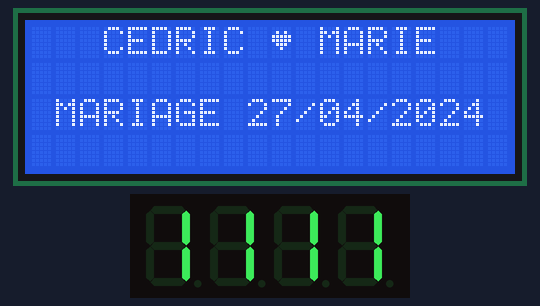
The sketch below on a simulated ESP8266 (NodeMCU). Shown: 20×4 character LCD, 4-digit seven-segment display.

Above: at 6.4 s.
At 12.5 s:
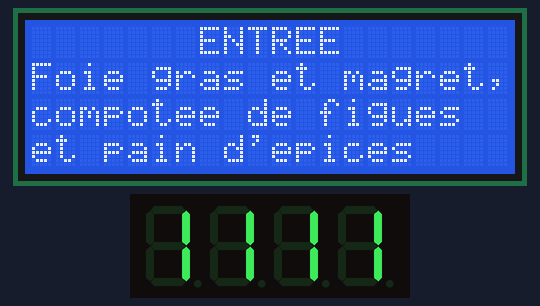
At 18.5 s:
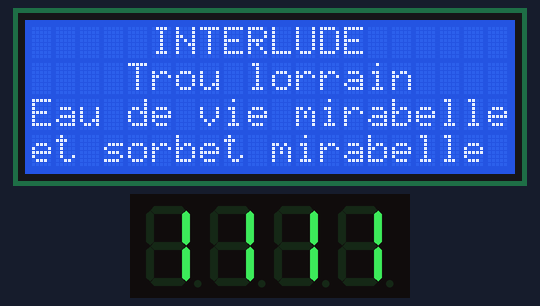
At 24.6 s:
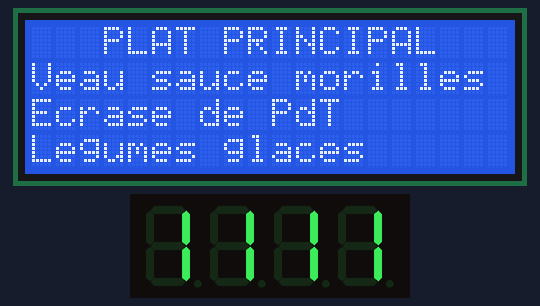
At 30.7 s:
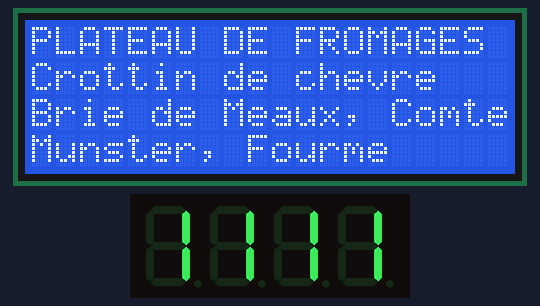
At 36.7 s:
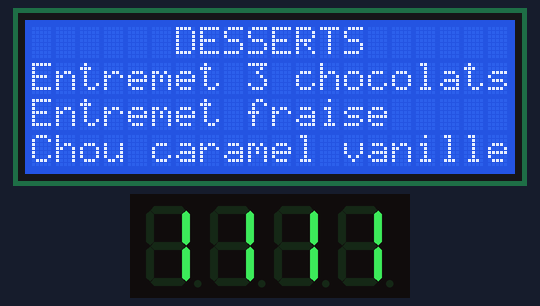

The sketch:

menu-lcd.ino
```cpp
#include <LiquidCrystal_I2C.h>
#include <TM1637Display.h>
#include <Wire.h>

// Custom variables
#define TABLE_NUM_BIN 1111

// PINS
#define PIN_D0 16
#define PIN_D1 5
#define PIN_D2 4
#define PIN_D3 0  // DO NOT USE / prevent EPROM flash
// NB: j'aurais du la souder celle la !!!!
#define PIN_D4 2  // DO NOT USE / builtin led ?
#define PIN_D5 14
#define PIN_D6 12
#define PIN_D7 13
#define PIN_D8 15
#define PIN_RX 3  // DO NOT USE / USB com
#define PIN_TX 1  // DO NOT USE / USB com

// LCD display
#define LCD_SDA PIN_D2
#define LCD_SCL PIN_D1
#define LCD_BRIGHT_PIN PIN_D7
#define LCD_BRIGHTNESS 64
LiquidCrystal_I2C lcd(0x27, 20, 4);
uint8_t heart[8] = {0x0, 0xa, 0x1f, 0x1f, 0xe, 0x4, 0x0};

// 4 digits (7 segments)
#define DIGIT_CLK PIN_D5
#define DIGIT_DIO PIN_D6
TM1637Display display(DIGIT_CLK, DIGIT_DIO);
uint8_t data[] = { 0xff, 0xff, 0xff, 0xff };
uint8_t blank[] = { 0x00, 0x00, 0x00, 0x00 };
const uint8_t seg_chenille[][4] = {
  {SEG_A, SEG_A, SEG_A, SEG_A},
  {SEG_B, SEG_B, SEG_B, SEG_B},
  {SEG_C, SEG_C, SEG_C, SEG_C},
  {SEG_D, SEG_D, SEG_D, SEG_D},
  {SEG_E, SEG_E, SEG_E, SEG_E},
  {SEG_F, SEG_F, SEG_F, SEG_F}
};

void delayChenille(unsigned long ms) {
  unsigned long tend = millis() + ms;
  do {
    display.setSegments(seg_chenille[(millis()/200)%6], 4, 0);
    delay(50);
  } while(millis() < tend);
}

void simulateBoot() {
  display.setSegments(data);
  lcd.clear();
  delayChenille(1000);
  lcd.setCursor(0, 0);
  lcd.print("Booting CED/OS v0.99");
  delayChenille(1000);
  lcd.setCursor(0, 1);
  //         12345678901234567890
  lcd.print("ESP2688/D1MINI....");
  delayChenille(700);
  lcd.print("OK");
  delayChenille(300);
  lcd.setCursor(0, 2);
  //         12345678901234567890
  lcd.print("8D7S:TM1637+I2C...");
  delayChenille(700);
  lcd.print("OK");
  delayChenille(300);
  lcd.setCursor(0, 3);
  //         12345678901234567890
  lcd.print("LCD/HD44780+I2C...");
  delayChenille(700);
  lcd.print("OK");
  delayChenille(1000);
  display.clear();
}

void setup() {
  // INIT LCD
  Wire.begin(LCD_SDA, LCD_SCL);
  lcd.begin(20, 4);
  lcd.init();
  lcd.backlight();
  lcd.createChar(3, heart);
  analogWriteRange(255);
  analogWrite(LCD_BRIGHT_PIN, LCD_BRIGHTNESS);

  // 4 digit brightness
  display.setBrightness(1, true);

  // Fun self test
  simulateBoot();

  // Table number on display
  display.showNumberDec(TABLE_NUM_BIN, true);
}

void displayPage1() {
  lcd.clear();
  lcd.setCursor(3, 0);
  lcd.print("CEDRIC ");
  lcd.write(3);
  lcd.print(" MARIE");
  lcd.setCursor(0, 2);
  lcd.print(" MARIAGE 27/04/2024");
}

void displayPage2() {
  lcd.clear();
  lcd.setCursor(0, 0);
  //         12345678901234567890
  lcd.print("       ENTREE");
  lcd.setCursor(0, 1);
  lcd.print("Foie gras et magret,");
  lcd.setCursor(0, 2);
  lcd.print("compotee de figues");
  lcd.setCursor(0, 3);
  lcd.print("et pain d'epices");
}

void displayPage3() {
  lcd.clear();
  lcd.setCursor(0, 0);
  //         12345678901234567890
  lcd.print("     INTERLUDE");
  lcd.setCursor(0, 1);
  lcd.print("    Trou lorrain");
  lcd.setCursor(0, 2);
  lcd.print("Eau de vie mirabelle");
  lcd.setCursor(0, 3);
  lcd.print("et sorbet mirabelle");
}

void displayPage4() {
  lcd.clear();
  lcd.setCursor(0, 0);
  //         12345678901234567890
  lcd.print("   PLAT PRINCIPAL");
  lcd.setCursor(0, 1);
  lcd.print("Veau sauce morilles");
  lcd.setCursor(0, 2);
  lcd.print("Ecrase de PdT");
  lcd.setCursor(0, 3);
  lcd.print("Legumes glaces");
}

void displayPage5() {
  lcd.clear();
  lcd.setCursor(0, 0);
  //         12345678901234567890
  lcd.print("PLATEAU DE FROMAGES");
  lcd.setCursor(0, 1);
  lcd.print("Crottin de chevre");
  lcd.setCursor(0, 2);
  lcd.print("Brie de Meaux, Comte");
  lcd.setCursor(0, 3);
  lcd.print("Munster, Fourme");
}

void displayPage6() {
  lcd.clear();
  lcd.setCursor(0, 0);
  //         12345678901234567890
  lcd.print("      DESSERTS");
  lcd.setCursor(0, 1);
  lcd.print("Entremet 3 chocolats");
  lcd.setCursor(0, 2);
  lcd.print("Entremet fraise");
  lcd.setCursor(0, 3);
  lcd.print("Chou caramel vanille");
}

void loop() {
  displayPage1();
  delay(6000);
  displayPage2();
  delay(6000);
  displayPage3();
  delay(6000);
  displayPage4();
  delay(6000);
  displayPage5();
  delay(6000);
  displayPage6();
  delay(6000);
}
```

Measured:
- what the display in image 0 shows lasts 6.0 s, from 6.4 s to 12.4 s
